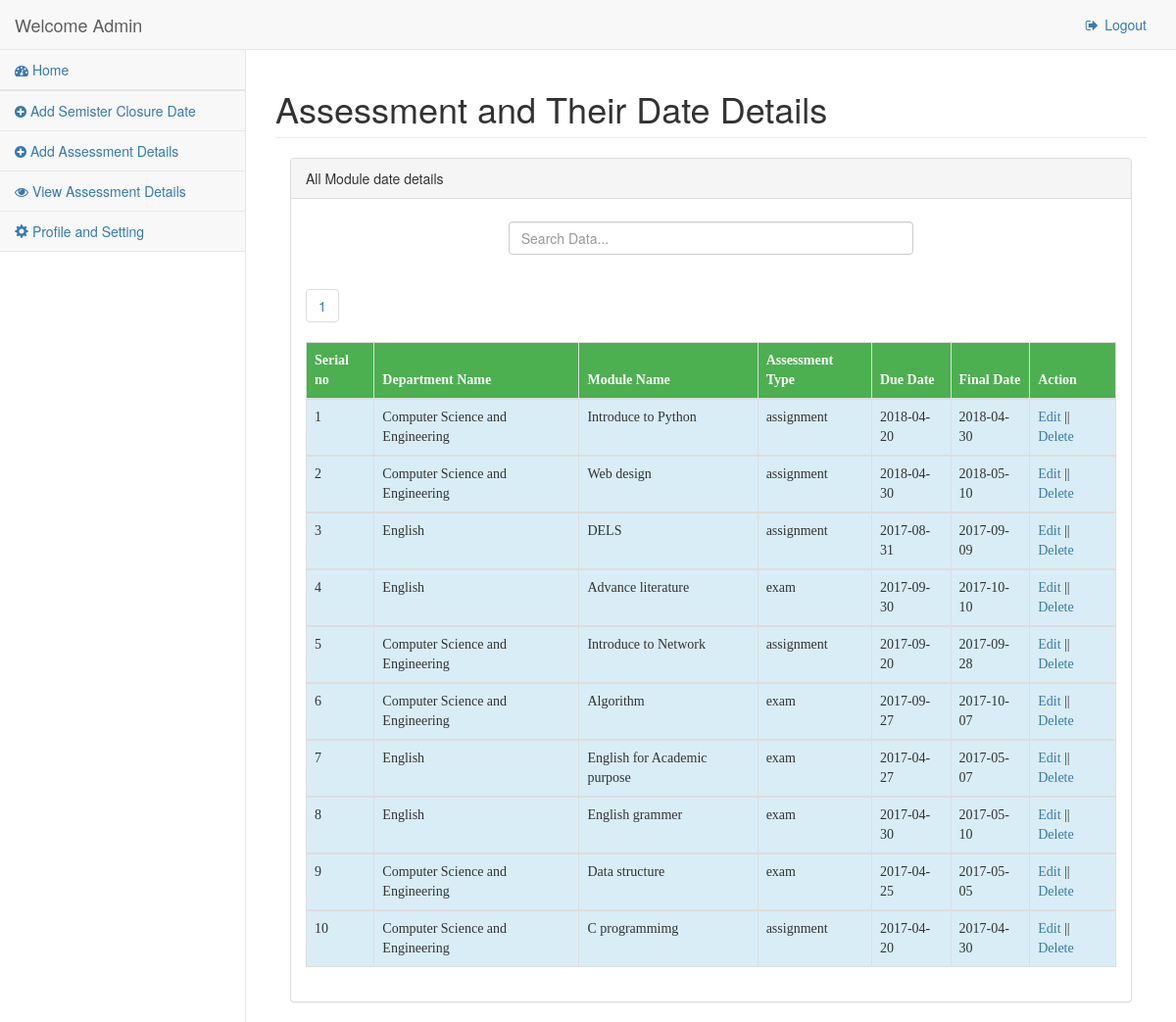
/staff/assessment_details.php (signed in), run on the app's committed database.
### tables this page shows
CREATE TABLE IF NOT EXISTS `ec_coo` (
  `coo_name` varchar(50) DEFAULT NULL,
  `coo_id` int(20) NOT NULL AUTO_INCREMENT,
  `coo_email` varchar(50) DEFAULT NULL,
  `coo_password` varchar(64) NOT NULL,
  `salt` varchar(64) NOT NULL,
  `fac_name` varchar(50) DEFAULT NULL,
  `joined` datetime NOT NULL,
  `group` int(11) NOT NULL,
  `code` int(11) NOT NULL,
  PRIMARY KEY (`coo_id`),
  UNIQUE KEY `coo_email` (`coo_email`),
  KEY `Fac_Name` (`fac_name`)
);

CREATE TABLE IF NOT EXISTS `assessment` (
  `assess_code` int(20) NOT NULL AUTO_INCREMENT,
  `assess_type` varchar(50) DEFAULT NULL,
  `assess_due_date` date DEFAULT NULL,
  `assess_final_date` date NOT NULL,
  `dep_name` varchar(64) DEFAULT NULL,
  `mod_title` varchar(64) DEFAULT NULL,
  `semister_id` int(11) DEFAULT NULL,
  PRIMARY KEY (`assess_code`),
  KEY `Mod_Code` (`mod_title`),
  KEY `fk_assessment_semister_id` (`semister_id`),
  KEY `assessment_dep_name` (`dep_name`)
);

### classes/Config.php (called while the page is built)
<?php
	class Config {
		public static function get($path = null){
			if($path){
				$config = $GLOBALS['config'];
				$path = explode('/', $path);
				foreach ($path as $bit) {
					if(isset($config[$bit])){
						$config = $config[$bit];
					}
				}
				return $config;
			}
		}
	}
?>

### classes/DB.php (called while the page is built, shortened)
<?php
class DB {
	private static $_instance = null;
	private $_pdo,
			$_query,
			$_error = false,
			$_results,
			$_count = 0,
			$_fetchColumn;
	private function __construct(){
			try{
				$this->_pdo = new PDO('mysql:host='.Config::get('mysql/host').';dbname='.
													Config::get('mysql/db'),
													Config::get('mysql/username'),
													Config::get('mysql/password'));
			}catch(PDOexception $e){
				die($e->getMessage());
			}
		}
	public static function getInstance(){
			if(!isset(self::$_instance)){
				self::$_instance = new DB();
			}
			return self::$_instance;
		}
	public function query($sql, $params = array()){
			$this->_error = false;
			if($this->_query = $this->_pdo->prepare($sql)){
				$x=1;
				if(count($params)){
					foreach($params as $param){
						$this->_query->bindValue($x, $param);
						$x++;
					}
				}
				if($this->_query->execute()){
					$this->_results = $this->_query->fetchAll(PDO::FETCH_OBJ);
					$this->_count = $this->_query->rowCount();
				}else {
					$this->_error = true;
				}
			}
			return $this;
		}
	private function action($action, $table, $where = array()){
		if(count($where) === 3 ){
			$operators = array('=', '>', '<', '>=', '<=','and','between','in','like');
			$field  	 = $where[0];
			$operator    = $where[1];
			$value		 = $where[2];
			if(in_array($operator, $operators)){
				$sql = "{$action} from {$table} where {$field} {$operator} ?";
				if(!$this->query($sql, array($value))->error()){
					return $this;
				}
			}
		}
		return false;
	}
	public function get($table, $where){
			return $this->action('select *', $table, $where);
	}
	public function results(){
		return $this->_results;
	}
	public function first(){
		return $this->_results[0];
	}
	public function error(){
		return $this->_error;
	}
	public function count(){
		return $this->_count;
	}
}

### classes/Staff.php (called while the page is built, shortened)
<?php
	class Staff {
		private $_db,
				$_data,
				$_session_name_1,
				$_isLoggedIn;
		public function __construct($user= null){
			$this->_db = DB::getInstance();
			$this->_session_name_2 = Config::get('session/session_name_2');
			if(!$user){
				if(Session::exists($this->_session_name_2)){
					$user = Session::get($this->_session_name_2);
					if($this->staff_find($user)){
						$this->_isLoggedIn = true;
					}else {
					}
				}
			}else {
				$this->staff_find($user);
			}
		}
		private function staff_find($user = null){
			if($user){
				$field = (is_numeric($user)) ? 'coo_id' : 'coo_email';
				$data = $this->_db->get('ec_coo',array($field,'=', $user));
				if($data->count()){
					$this->_data = $data->first();
					return true;
				}
			}
		}
		public function hasPermission($key){
			$group = $this->_db->get('groups',array('id','=',$this->data()->group));
			if($group->count()){
			    $permissions = json_decode($group->first()->permissions,true);
			    if(@$permissions[$key] == true){
			    	return true;
			    }
			}
			return false;
		}
		public function isLoggedIn(){
			return $this->_isLoggedIn;
		}
		public function data(){
			return $this->_data;
		}
	}
?>

### classes/Session.php (called while the page is built, shortened)
<?php
	class Session {
		public static function exists($name){
			return (isset($_SESSION[$name])) ? true : false;
		}
		public static function get($name){
			return $_SESSION[$name];
		}
	}
?>

### classes/Input.php (called while the page is built, shortened)
<?php
class Input {
	public static function get($item){
		return '';
	}
}
?>

### staff/assessment_details.php (the view, shortened to what this page needs)
<?php include_once 'head.php'; ?>
<body>
    <div id="wrapper">
         <?php
            $user = new Staff();
            if($user->isLoggedIn()){
            if($user->hasPermission('admin')){
            include_once 'adminnav.php';
        ?>
        <div id="page-wrapper">
            <div class="container-fluid">
                <div class="row">
                    <div class="row">
                        <div class="col-lg-12">
                            <h1 class="page-header"> Assessment and Their Date Details</h1>
                        </div>
                    </div>
                    <div class="col-lg-12">
                    <div class="panel panel-default">
                        <div class="panel-heading">
                            All Module date details
                        </div><br>
                        <div class="row">
                        <div class="col-lg-6 col-lg-offset-3">
                            <input type="text" name="search" id="search" class="form-control" placeholder="Search Data...">
                        </div>
                        </div>
                        <div class="panel-body">
                            <?php
                                        $page_Id = Input::get('page') ? Input::get('page'): 1;
                                        $page = filter_var($page_Id, FILTER_SANITIZE_NUMBER_INT);
                                        $perPage = Input::get('per-page') && Input::get('per-page') <=50 ? (int)Input::get('per-page'): 15;
                                        $start = ($page > 1) ? ($page * $perPage) - $perPage : 0;
                                        $total = DB::getInstance()->query("SELECT * from assessment")->count();
                                        $pages = ceil($total/$perPage);
                            ?>
                            <?php for($x=1; $x<= $pages; $x++):?>
                                    <ul class="pagination">
                                        <li><a href="?page=<?php echo $x; ?>"><?php echo $x;?></a></li>
                                    </ul>
                            <?php endfor;?>
                            <div class="table-responsive" >
                                <table class="table table-bordered" id="table_data">
                                   <?php
                                     $data = DB::getInstance()->query("SELECT * FROM assessment order by assess_code desc limit $start, $perPage");
                                     if(!$data->count()){
                                        echo "<span style='color:red;'>No record found</span>";
                                     }else {
                                   ?>
                                    <thead>
                                        <tr style="background:black;color:white">
                                            <th>Serial no</th>
                                            <th>Department Name</th>
                                            <th>Module Name</th>
                                            <th>Assessment Type</th>
                                            <th>Due Date</th>
                                            <th>Final Date</th>
                                            <th>Action</th>
                                        </tr>
                                    </thead>
                                    <tbody>
                                         <?php
                                        $i= 0;
                                        foreach($data->results() as $data){
                                            $i++;
                                       ?>
                                        <tr class="info" id="table_row">
                                            <td><?php echo $i;?></td>
                                            <td><?php echo $data->dep_name;?></td>
                                            <td><?php echo $data->mod_title;?></td>
                                            <td><?php echo $data->assess_type;?></td>
                                            <td><?php echo $data->assess_due_date;?></td>
                                            <td><?php echo $data->assess_final_date;?></td>
                                            <td>
                                             <a href="assessment_ed.php?id=<?php echo $data->assess_code?>">Edit</a> ||
                                            <a onclick="return confirm('Are you sure to delete')" href="assessment_dl.php?id=<?php echo $data->assess_code?>">Delete</a>
                                           </td>
                                        </tr>
                                    </tbody>
                                    <?php
                                        }
                                       }
                                    ?>
                                </table>
                            </div>
                        </div>
                    </div>
                </div>
                </div>
            </div>
        </div>
    </div>
       <?php include_once 'footer.php';?>
      <?php
         }else {
            Redirect::to('home.php');
         }
      ?>
    <?php
        }else {
            Redirect::to('index.php');
        }
    ?>
</body>
</html>

### staff/head.php (shortened to what this page needs)
<head>
    <link href="../vendor/bootstrap/css/bootstrap.min.css" rel="stylesheet">
    <link href="../vendor/metisMenu/metisMenu.min.css" rel="stylesheet">
    <link href="../dist/css/sb-admin-2.css" rel="stylesheet">
    <link href="../vendor/datatables-plugins/dataTables.bootstrap.css" rel="stylesheet">
    <link href="../vendor/datatables-responsive/dataTables.responsive.css" rel="stylesheet">
    <link href="../vendor/morrisjs/morris.css" rel="stylesheet">
    <link href="../vendor/font-awesome/css/font-awesome.min.css" rel="stylesheet" type="text/css">
     <link href="styleStaff.css" rel="stylesheet" type="text/css">
    <link href="../vendor/jqueryUi/css/jquery-ui.css" rel="stylesheet" type="text/css">
    <link rel="stylesheet" href="//code.jquery.com/ui/1.12.1/themes/base/jquery-ui.css">
</head>

### staff/adminnav.php (shortened to what this page needs)
<nav class="navbar navbar-default navbar-static-top" role="navigation" style="margin-bottom: 0">
            <div class="navbar-header">
                <a class="navbar-brand" href="index.php"><?php echo "Welcome ". $user->data()->coo_name?></a>
            </div>
            <ul class="nav navbar-top-links navbar-right">
                <li class="dropdown">
                    <li><a href="logout.php"><i class="fa fa-sign-out fa-fw"></i> Logout</a></li>
                </li>
            </ul>
            <div class="navbar-default sidebar" role="navigation">
                <div class="sidebar-nav navbar-collapse">
                    <ul class="nav" id="side-menu">
                         <?php
                            if($user->hasPermission('admin')){
                         ?>
                         <li>
                            <a href="home.php"><i class="fa fa-dashboard"></i> Home</a>
                        </li>
                        <li>
                        <li>
                            <a href="Semister.php"><i class="fa fa-plus-circle"></i> Add Semister Closure Date</a>
                        </li>
                        <li>
                            <a href="Assessment.php"><i class="fa fa-plus-circle"></i> Add Assessment Details</a>
                        </li>
                        <li>
                            <a href="Assessment_details.php"><i class="fa fa-eye"></i> View Assessment Details</a>
                        </li>
                        <li>
                            <a href="profile.php"><i class="glyphicon glyphicon-cog"></i> Profile and Setting</a>
                        </li>
                        <?php
                            }else if($user->hasPermission('coordinator')){
                                ?>
                        <li>
                            <a href="home.php"><i class="fa fa-circle fa-fw"></i> Pending (
                                <?php
                                    if($user->isLoggedIn()){
                                        $user = new Staff();
                                        if($user->hasPermission('coordinator')){
                                            $fac_name = $user->data()->fac_name;
                                    $data = DB::getInstance()->query("SELECT
                                                                        count(cl.claim_feedback) as pending,
                                                                        cl.claim_feedback
                                                                        FROM
                                                                          ec_coo AS c
                                                                        INNER JOIN
                                                                          department AS d ON c.fac_name = d.fac_name
                                                                        INNER JOIN
                                                                          module AS m ON m.dep_name = d.dep_name
                                                                        INNER JOIN
                                                                          claim AS cl ON cl.module_title = m.mod_title
                                                                          where d.fac_name = '$fac_name' and cl.claim_feedback = 'pending' or d.fac_name = '$fac_name' and cl.claim_feedback = 'processing'
                                                            ");
                                            foreach ($data->results() as $data) {
                                                        echo "<span style='color:red'>".$data->pending."</span>";
                                            }
                                        }
                                    }
                                ?> )</a>
                        </li>
                        <li>
                            <a href="profile.php"><i class="glyphicon glyphicon-cog"></i> Profile and Setting</a>
                        </li>
                            <?php
                            }
                        ?>
                    </ul>
                </div>
            </div>
        </nav>

### staff/footer.php (shortened to what this page needs)
    </body>
</html>

### staff/head.php (style rules this page uses)
table, th, td { font-size: 14px; font-family:Georgia; }
th { background-color: #4CAF50; color: white; }
body { background: white; }

### data on the page
ec_coo: coo_name "Admin"
assessment: dep_name "Computer Science and Engineering", mod_title "Introduce to Python", assess_type "assignment", assess_due_date "2018-04-20", assess_final_date "2018-04-30"
assessment: dep_name "Computer Science and Engineering", mod_title "Web design", assess_type "assignment", assess_due_date "2018-04-30", assess_final_date "2018-05-10"
assessment: dep_name "English", mod_title "DELS", assess_type "assignment", assess_due_date "2017-08-31", assess_final_date "2017-09-09"
assessment: dep_name "English", mod_title "Advance literature", assess_type "exam", assess_due_date "2017-09-30", assess_final_date "2017-10-10"
assessment: dep_name "Computer Science and Engineering", mod_title "Introduce to Network", assess_type "assignment", assess_due_date "2017-09-20", assess_final_date "2017-09-28"
assessment: dep_name "Computer Science and Engineering", mod_title "Algorithm", assess_type "exam", assess_due_date "2017-09-27", assess_final_date "2017-10-07"
assessment: dep_name "English", mod_title "English for Academic purpose", assess_type "exam", assess_due_date "2017-04-27", assess_final_date "2017-05-07"
assessment: dep_name "English", mod_title "English grammer", assess_type "exam", assess_due_date "2017-04-30", assess_final_date "2017-05-10"
assessment: dep_name "Computer Science and Engineering", mod_title "Data structure", assess_type "exam", assess_due_date "2017-04-25", assess_final_date "2017-05-05"
assessment: dep_name "Computer Science and Engineering", mod_title "C programmimg", assess_type "assignment", assess_due_date "2017-04-20", assess_final_date "2017-04-30"
